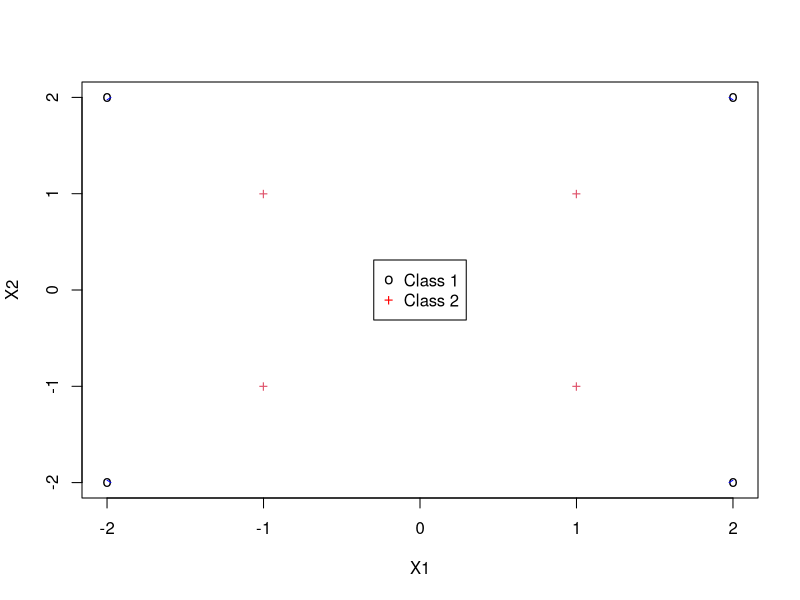

Here is the R script that generated this plot:
# lab 5 kNN and SVM classification problem

# 1. kNN 
# class is the library for the knn, so I load it
library(class)
# constructing out dataset
X1 = c(2, 2, -2, -2, 1, 1, -1, -1)
X2 = c(2, -2, -2, 2, 1, -1, -1, 1)
Y = c(1, 1, 1, 1, 2, 2, 2, 2)

alldata = data.frame(X1, X2, Y)

# ploting data with different colors and symbols for each class
plot(alldata[ ,c(1,2)], col = alldata$Y , pch=c("o","+")[alldata$Y])

legend("center",c("Class 1","Class 2"),pch=c("o","+"),
       col = c("black","red") )

# Given initial dataset, classify A = (4,5) for k=1 neighbor
A = c(4,5)
resultA = knn(alldata[ ,c(1,2)], A, alldata[ ,3], k = 1, prob = TRUE)
#knn(X_train, X_test, Y_train, k = 1, prob = TRUE)


# for k=3 neighbors, what is the probability for B = (1.8,4) to be classified as "2"
B = c(1.8,4)
resultB = knn(alldata[ ,c(1,2)], A, alldata[ ,3], k = 3, prob = TRUE)

# 2. SVM
library(e1071)
#from the initial dataset construct a SVM model, with RDF (radial)
#kernel and gamma =1 
model_svm = svm(Y ~ ., alldata, kernel = "radial", type = "C-classification",gamma =1 )

#Accuracy of the model on the training set.
# getting the predictions for the training test
svm_pred = predict(model_svm, alldata[ ,c(1,2)])

#finding accuracy
library(MLmetrics) #Accuracy is part of MLmetrics library
svm_acc = Accuracy(svm_pred,alldata$Y) 

# construct a SVM model, with RDF (radial) kernel and gamma =1000000
svm_model_B =  svm(Y ~ ., alldata, kernel = "radial", type = "C-classification",gamma =1e6 )

# with the new SVM model classify C = (-2,-1.9) 
C = data.frame(X1 = c(-2),X2 = c(-1.9))
C_pred = predict(svm_model_B, C )

X1_grid = seq(min(alldata$X1) , max(alldata$X1), by = 0.05)
X2_grid = seq(min(alldata$X2) , max(alldata$X2), by = 0.05)

# plotting the hyper-plane () we get with the last SVM (svm_model_B)
mygrid = expand.grid(X1_grid, X2_grid)
colnames(mygrid) = colnames(alldata)[1:2]
pred_grid = predict(svm_model_B, mygrid);

Y = matrix( pred_grid,length(X1_grid),length(X2_grid))
contour(X1_grid, X2_grid, Y, add = TRUE, levels = 1.5, labels = "gamma = 1000000", col = "blue")
